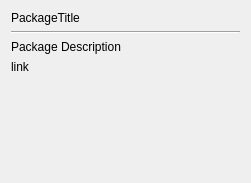
               <widget class="QWidget" name="scrollAreaWidgetContents_2">
                <property name="geometry">
                 <rect>
                  <x>0</x>
                  <y>0</y>
                  <width>251</width>
                  <height>183</height>
                 </rect>
                </property>
                <layout class="QVBoxLayout" name="verticalLayout_3">
                 <item>
                  <widget class="QLabel" name="packageTitleLabel">
                   <property name="text">
                    <string>PackageTitle</string>
                   </property>
                   <property name="wordWrap">
                    <bool>true</bool>
                   </property>
                  </widget>
                 </item>
                 <item>
                  <widget class="Line" name="line_2">
                   <property name="orientation">
                    <enum>Qt::Horizontal</enum>
                   </property>
                  </widget>
                 </item>
                 <item>
                  <widget class="QLabel" name="packageDescriptionLabel_2">
                   <property name="text">
                    <string>Package Description</string>
                   </property>
                   <property name="openExternalLinks">
                    <bool>true</bool>
                   </property>
                   <property name="textInteractionFlags">
                    <set>Qt::LinksAccessibleByMouse|Qt::TextSelectableByMouse</set>
                   </property>
                  </widget>
                 </item>
                 <item>
                  <widget class="QLabel" name="packageDescriptionLabel">
                   <property name="text">
                    <string>link</string>
                   </property>
                   <property name="openExternalLinks">
                    <bool>true</bool>
                   </property>
                   <property name="textInteractionFlags">
                    <set>Qt::LinksAccessibleByMouse|Qt::TextSelectableByMouse</set>
                   </property>
                  </widget>
                 </item>
                 <item>
                  <spacer name="verticalSpacer_5">
                   <property name="orientation">
                    <enum>Qt::Vertical</enum>
                   </property>
                   <property name="sizeHint" stdset="0">
                    <size>
                     <width>20</width>
                     <height>0</height>
                    </size>
                   </property>
                  </spacer>
                 </item>
                </layout>
               </widget>
